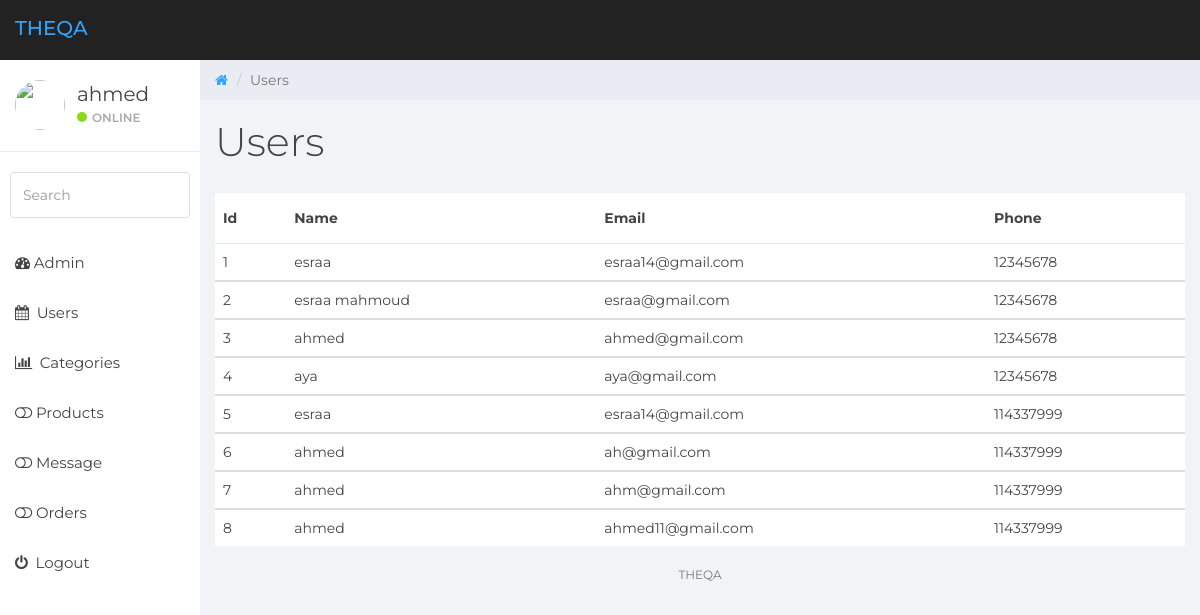
The app's page /users.php (signed in) with its own data.
### tables this page shows
CREATE TABLE `user` (
  `id` int(11) NOT NULL,
  `name` text NOT NULL,
  `email` varchar(25) NOT NULL,
  `password` varchar(255) NOT NULL,
  `phone` varchar(20) NOT NULL,
  `img` varchar(25) NOT NULL
);

### users.php (the view)
<?php
 include 'des_include/header.php';
 include 'des_include/nav.php';
 include 'des_include/sidebar.php';
$select = $connection->query("SELECT * FROM `user`");
?>
	<div class="col-sm-9 col-sm-offset-3 col-lg-10 col-lg-offset-2 main">
		<div class="row">
			<ol class="breadcrumb">
				<li><a href="#">
					<em class="fa fa-home"></em>
				</a></li>
				<li class="active">Users</li>
			</ol>
		</div>
		<div class="row">
			<div class="col-lg-12">
				<h1 class="page-header">Users</h1>
			</div>
		</div>
		<table class="table">
  <thead>
    <tr>
      <th scope="col">Id</th>
      <th scope="col">Name</th>
      <th scope="col">Email</th>
      <th scope="col">Phone</th>
    </tr>
  </thead>
  <?php
      while($row = $select->fetch_assoc())
      {
     ?>
  <tbody>
    <tr>
      <td><?php echo $row['id']?></td>
      <td><?php echo $row['name']?></td>
      <td><?php echo $row['email']?></td>
      <td><?php echo $row['phone']?></td>
    </tr>
  </tbody>
  <?php } ?>
</table>
<?php
	include 'des_include/footer.php';
?>

### des_include/header.php (shortened to what this page needs)
<!DOCTYPE html>
<html>
<head>
	<link href="css/bootstrap.min.css" rel="stylesheet">
	<link href="css/font-awesome.min.css" rel="stylesheet">
	<link href="css/datepicker3.css" rel="stylesheet">
	<link href="css/styles.css" rel="stylesheet">
</head>
<body>

### des_include/nav.php (shortened to what this page needs)
<nav class="navbar navbar-custom navbar-fixed-top" role="navigation">
		<div class="container-fluid">
			<div class="navbar-header">
				<a class="navbar-brand" href="#"><span>THEQA</span></a>
			</div>
		</div>
	</nav>

### des_include/sidebar.php (shortened to what this page needs)
<div id="sidebar-collapse" class="col-sm-3 col-lg-2 sidebar">
	<div class="profile-sidebar">
		<div class="profile-userpic">
			<img src="images/<?php  echo $_SESSION['image']; ?>">
		</div>
		<div class="profile-usertitle">
			<div class="profile-usertitle-name"><?php echo $_SESSION['username']; ?></div>
			<div class="profile-usertitle-status"><span class="indicator label-success"></span>Online</div>
		</div>
	</div>
	<form role="search">
		<div class="form-group">
			<input type="text" class="form-control" placeholder="Search">
		</div>
	</form>
	<ul class="nav menu">
		<li><a href="index.php"><em class="fa fa-dashboard">&nbsp;</em>Admin</a></li>
		<li><a href="users.php"><em class="fa fa-calendar">&nbsp;</em> Users</a></li>
		<li><a href="categories.php"><em class="fa fa-bar-chart">&nbsp;</em> Categories</a></li>
		<li><a href="products.php"><em class="fa fa-toggle-off">&nbsp;</em>Products</a></li>
		<li><a href="messageView.php"><em class="fa fa-toggle-off">&nbsp;</em>Message</a></li>
		<li><a href="Order View.php"><em class="fa fa-toggle-off">&nbsp;</em>Orders</a></li>
		<li><a href="function/destroy_user.php"><em class="fa fa-power-off">&nbsp;</em> Logout</a></li>
	</ul>
</div>

### des_include/footer.php (shortened to what this page needs)
<div class="col-sm-12">
				<p class="back-link">THEQA <a href="https://www.medialoot.com"></a></p>
			</div>
		</div>
</body>
</html>

### css/styles.css (style rules this page uses)
body { background: #f1f4f7; padding-top: 60px; font-size: 14px; color: #444444; font-family: "Montserrat", "Helvetica Neue", Helvetica, Arial, sans-serif; }
p { color: #777; }
a, a:hover, a:focus { color: #30a5ff; }
h1, h2, h3, h4, h5, h6 { color: #444444; }
h1 { font-weight: 300; font-size: 40px; }
input.form-control { border: 1px solid #ddd; box-shadow: none; height: 46px; }
.navbar-custom { background: #222; height: 60px; }
.navbar-header .navbar-brand { color: #fff; font-size: 20px; text-transform: uppercase; font-weight: 500; height: 60px; padding-top: 18px; }
.navbar-header .navbar-brand span { color: #30a5ff; }
.label-success { background-color: #8ad919; }
.navbar { border: 0; }
.sidebar { display: block; padding: 0; display: none; box-shadow: none; background: #fff; }
.sidebar ul { margin: 20px 0px; }
.sidebar form { padding: 10px 0 0 0; margin: 10px 10px 20px 10px; }
@media (min-width: 768px) { .sidebar { display: block; position: fixed; top: 60px; bottom: 0; left: 0; z-index: 1000; display: block; margin: 0; padding: 0; overflow-x: hidden; overflow-y: auto; } }
@media (min-width: 768px) { .navbar-header { width: 100%; } }
.sidebar ul.nav li a { height: 50px; font-size: 15px; line-height: 2em; color: #444444; }
.profile-sidebar { padding: 10px 0; border-bottom: 1px solid #e9ecf2; }
.indicator { width: 10px; height: 10px; display: inline-block; border-radius: 9999px; margin-right: 5px; }
.profile-userpic img { float: left; margin: 10px 0px 0px 15px; width: 50px; height: 50px; border-radius: 9999px !important; }
.profile-usertitle { float: left; text-align: left; margin: 10px 0 0 12px; }
.profile-usertitle-name { font-size: 20px; margin-bottom: 0px; }
.profile-usertitle-status { text-transform: uppercase; color: #AAA; font-size: 12px; font-weight: 600; margin-bottom: 15px; }
.breadcrumb { border-radius: 0; padding: 10px 15px 10px 15px; background: #e9ecf2; margin: 0; }
h1.page-header { margin-top: 20px; border-bottom: 0; }
.table { background: #fff; }
.table > thead > tr > th { border-bottom: 1px solid #e6e7e8; vertical-align: middle; height: 50px; }
p.back-link { text-align: center; margin-bottom: 20px; font-size: 12px; text-transform: uppercase; }

### records on screen
user: id "1", name "esraa", email "esraa14@gmail.com", phone "12345678"
user: id "2", name "esraa mahmoud", email "esraa@gmail.com", phone "12345678"
user: id "3", name "ahmed", email "ahmed@gmail.com", phone "12345678"
user: id "4", name "aya", email "aya@gmail.com", phone "12345678"
user: id "5", name "esraa", email "esraa14@gmail.com", phone "114337999"
user: id "6", name "ahmed", email "ah@gmail.com", phone "114337999"
user: id "7", name "ahmed", email "ahm@gmail.com", phone "114337999"
user: id "8", name "ahmed", email "ahmed11@gmail.com", phone "114337999"

### other values on screen
$_SESSION['username'] "ahmed"
